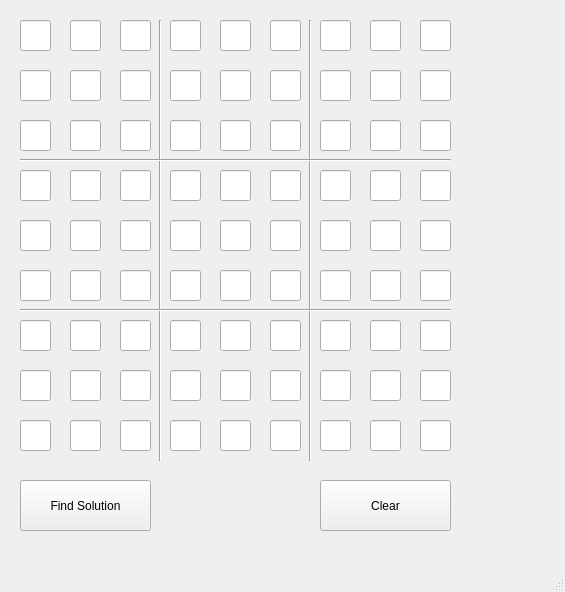
<?xml version="1.0" encoding="UTF-8"?>
<ui version="4.0">
 <class>MainWindow</class>
 <widget class="QMainWindow" name="MainWindow">
  <property name="geometry">
   <rect>
    <x>0</x>
    <y>0</y>
    <width>565</width>
    <height>592</height>
   </rect>
  </property>
  <property name="windowTitle">
   <string>MainWindow</string>
  </property>
  <property name="locale">
   <locale language="English" country="UnitedStates"/>
  </property>
  <widget class="QWidget" name="centralwidget">
   <widget class="QPushButton" name="solutionButton">
    <property name="geometry">
     <rect>
      <x>20</x>
      <y>480</y>
      <width>131</width>
      <height>51</height>
     </rect>
    </property>
    <property name="text">
     <string>Find Solution</string>
    </property>
   </widget>
   <widget class="QLineEdit" name="c0_0">
    <property name="geometry">
     <rect>
      <x>20</x>
      <y>20</y>
      <width>31</width>
      <height>31</height>
     </rect>
    </property>
    <property name="locale">
     <locale language="English" country="UnitedStates"/>
    </property>
    <property name="inputMethodHints">
     <set>Qt::ImhNone</set>
    </property>
    <property name="text">
     <string/>
    </property>
    <property name="alignment">
     <set>Qt::AlignCenter</set>
    </property>
   </widget>
   <widget class="QLineEdit" name="c0_1">
    <property name="geometry">
     <rect>
      <x>70</x>
      <y>20</y>
      <width>31</width>
      <height>31</height>
     </rect>
    </property>
    <property name="locale">
     <locale language="English" country="UnitedStates"/>
    </property>
    <property name="inputMethodHints">
     <set>Qt::ImhNone</set>
    </property>
    <property name="alignment">
     <set>Qt::AlignCenter</set>
    </property>
   </widget>
   <widget class="QLineEdit" name="c0_2">
    <property name="geometry">
     <rect>
      <x>120</x>
      <y>20</y>
      <width>31</width>
      <height>31</height>
     </rect>
    </property>
    <property name="locale">
     <locale language="English" country="UnitedStates"/>
    </property>
    <property name="inputMethodHints">
     <set>Qt::ImhNone</set>
    </property>
    <property name="alignment">
     <set>Qt::AlignCenter</set>
    </property>
   </widget>
   <widget class="QLineEdit" name="c0_3">
    <property name="geometry">
     <rect>
      <x>170</x>
      <y>20</y>
      <width>31</width>
      <height>31</height>
     </rect>
    </property>
    <property name="locale">
     <locale language="English" country="UnitedStates"/>
    </property>
    <property name="inputMethodHints">
     <set>Qt::ImhNone</set>
    </property>
    <property name="alignment">
     <set>Qt::AlignCenter</set>
    </property>
   </widget>
   <widget class="QLineEdit" name="c0_4">
    <property name="geometry">
     <rect>
      <x>220</x>
      <y>20</y>
      <width>31</width>
      <height>31</height>
     </rect>
    </property>
    <property name="locale">
     <locale language="English" country="UnitedStates"/>
    </property>
    <property name="inputMethodHints">
     <set>Qt::ImhNone</set>
    </property>
    <property name="alignment">
     <set>Qt::AlignCenter</set>
    </property>
   </widget>
   <widget class="QLineEdit" name="c0_5">
    <property name="geometry">
     <rect>
      <x>270</x>
      <y>20</y>
      <width>31</width>
      <height>31</height>
     </rect>
    </property>
    <property name="locale">
     <locale language="English" country="UnitedStates"/>
    </property>
    <property name="inputMethodHints">
     <set>Qt::ImhNone</set>
    </property>
    <property name="alignment">
     <set>Qt::AlignCenter</set>
    </property>
   </widget>
   <widget class="QLineEdit" name="c0_6">
    <property name="geometry">
     <rect>
      <x>320</x>
      <y>20</y>
      <width>31</width>
      <height>31</height>
     </rect>
    </property>
    <property name="locale">
     <locale language="English" country="UnitedStates"/>
    </property>
    <property name="inputMethodHints">
     <set>Qt::ImhNone</set>
    </property>
    <property name="alignment">
     <set>Qt::AlignCenter</set>
    </property>
   </widget>
   <widget class="QLineEdit" name="c0_7">
    <property name="geometry">
     <rect>
      <x>370</x>
      <y>20</y>
      <width>31</width>
      <height>31</height>
     </rect>
    </property>
    <property name="locale">
     <locale language="English" country="UnitedStates"/>
    </property>
    <property name="inputMethodHints">
     <set>Qt::ImhNone</set>
    </property>
    <property name="alignment">
     <set>Qt::AlignCenter</set>
    </property>
   </widget>
   <widget class="QLineEdit" name="c0_8">
    <property name="geometry">
     <rect>
      <x>420</x>
      <y>20</y>
      <width>31</width>
      <height>31</height>
     </rect>
    </property>
    <property name="locale">
     <locale language="English" country="UnitedStates"/>
    </property>
    <property name="inputMethodHints">
     <set>Qt::ImhNone</set>
    </property>
    <property name="alignment">
     <set>Qt::AlignCenter</set>
    </property>
   </widget>
   <widget class="QLineEdit" name="c1_0">
    <property name="geometry">
     <rect>
      <x>20</x>
      <y>70</y>
      <width>31</width>
      <height>31</height>
     </rect>
    </property>
    <property name="locale">
     <locale language="English" country="UnitedStates"/>
    </property>
    <property name="inputMethodHints">
     <set>Qt::ImhNone</set>
    </property>
    <property name="alignment">
     <set>Qt::AlignCenter</set>
    </property>
   </widget>
   <widget class="QLineEdit" name="c1_1">
    <property name="geometry">
     <rect>
      <x>70</x>
      <y>70</y>
      <width>31</width>
      <height>31</height>
     </rect>
    </property>
    <property name="locale">
     <locale language="English" country="UnitedStates"/>
    </property>
    <property name="inputMethodHints">
     <set>Qt::ImhNone</set>
    </property>
    <property name="alignment">
     <set>Qt::AlignCenter</set>
    </property>
   </widget>
   <widget class="QLineEdit" name="c1_2">
    <property name="geometry">
     <rect>
      <x>120</x>
      <y>70</y>
      <width>31</width>
      <height>31</height>
     </rect>
    </property>
    <property name="locale">
     <locale language="English" country="UnitedStates"/>
    </property>
    <property name="inputMethodHints">
     <set>Qt::ImhNone</set>
    </property>
    <property name="alignment">
     <set>Qt::AlignCenter</set>
    </property>
   </widget>
   <widget class="QLineEdit" name="c1_3">
    <property name="geometry">
     <rect>
      <x>170</x>
      <y>70</y>
      <width>31</width>
      <height>31</height>
     </rect>
    </property>
    <property name="locale">
     <locale language="English" country="UnitedStates"/>
    </property>
    <property name="inputMethodHints">
     <set>Qt::ImhNone</set>
    </property>
    <property name="alignment">
     <set>Qt::AlignCenter</set>
    </property>
   </widget>
   <widget class="QLineEdit" name="c1_4">
    <property name="geometry">
     <rect>
      <x>220</x>
      <y>70</y>
      <width>31</width>
      <height>31</height>
     </rect>
    </property>
    <property name="locale">
     <locale language="English" country="UnitedStates"/>
    </property>
    <property name="inputMethodHints">
     <set>Qt::ImhNone</set>
    </property>
    <property name="alignment">
     <set>Qt::AlignCenter</set>
    </property>
   </widget>
   <widget class="QLineEdit" name="c1_5">
    <property name="geometry">
     <rect>
      <x>270</x>
      <y>70</y>
      <width>31</width>
      <height>31</height>
     </rect>
    </property>
    <property name="locale">
     <locale language="English" country="UnitedStates"/>
    </property>
    <property name="inputMethodHints">
     <set>Qt::ImhNone</set>
    </property>
    <property name="alignment">
     <set>Qt::AlignCenter</set>
    </property>
   </widget>
   <widget class="QLineEdit" name="c1_6">
    <property name="geometry">
     <rect>
      <x>320</x>
      <y>70</y>
      <width>31</width>
      <height>31</height>
     </rect>
    </property>
    <property name="locale">
     <locale language="English" country="UnitedStates"/>
    </property>
    <property name="inputMethodHints">
     <set>Qt::ImhNone</set>
    </property>
    <property name="alignment">
     <set>Qt::AlignCenter</set>
    </property>
   </widget>
   <widget class="QLineEdit" name="c1_7">
    <property name="geometry">
     <rect>
      <x>370</x>
      <y>70</y>
      <width>31</width>
      <height>31</height>
     </rect>
    </property>
    <property name="locale">
     <locale language="English" country="UnitedStates"/>
    </property>
    <property name="inputMethodHints">
     <set>Qt::ImhNone</set>
    </property>
    <property name="alignment">
     <set>Qt::AlignCenter</set>
    </property>
   </widget>
   <widget class="QLineEdit" name="c1_8">
    <property name="geometry">
     <rect>
      <x>420</x>
      <y>70</y>
      <width>31</width>
      <height>31</height>
     </rect>
    </property>
    <property name="locale">
     <locale language="English" country="UnitedStates"/>
    </property>
    <property name="inputMethodHints">
     <set>Qt::ImhNone</set>
    </property>
    <property name="alignment">
     <set>Qt::AlignCenter</set>
    </property>
   </widget>
   <widget class="QLineEdit" name="c2_0">
    <property name="geometry">
     <rect>
      <x>20</x>
      <y>120</y>
      <width>31</width>
      <height>31</height>
     </rect>
    </property>
    <property name="locale">
     <locale language="English" country="UnitedStates"/>
    </property>
    <property name="inputMethodHints">
     <set>Qt::ImhNone</set>
    </property>
    <property name="alignment">
     <set>Qt::AlignCenter</set>
    </property>
   </widget>
   <widget class="QLineEdit" name="c2_1">
    <property name="geometry">
     <rect>
      <x>70</x>
      <y>120</y>
      <width>31</width>
      <height>31</height>
     </rect>
    </property>
    <property name="locale">
     <locale language="English" country="UnitedStates"/>
    </property>
    <property name="inputMethodHints">
     <set>Qt::ImhNone</set>
    </property>
    <property name="alignment">
     <set>Qt::AlignCenter</set>
    </property>
   </widget>
   <widget class="QLineEdit" name="c2_2">
    <property name="geometry">
     <rect>
      <x>120</x>
      <y>120</y>
      <width>31</width>
      <height>31</height>
     </rect>
    </property>
    <property name="locale">
     <locale language="English" country="UnitedStates"/>
    </property>
    <property name="inputMethodHints">
     <set>Qt::ImhNone</set>
    </property>
    <property name="alignment">
     <set>Qt::AlignCenter</set>
    </property>
   </widget>
   <widget class="QLineEdit" name="c2_3">
    <property name="geometry">
     <rect>
      <x>170</x>
      <y>120</y>
      <width>31</width>
      <height>31</height>
     </rect>
    </property>
    <property name="locale">
     <locale language="English" country="UnitedStates"/>
    </property>
    <property name="inputMethodHints">
     <set>Qt::ImhNone</set>
    </property>
    <property name="alignment">
     <set>Qt::AlignCenter</set>
    </property>
   </widget>
   <widget class="QLineEdit" name="c2_4">
    <property name="geometry">
     <rect>
      <x>220</x>
      <y>120</y>
      <width>31</width>
      <height>31</height>
     </rect>
    </property>
    <property name="locale">
     <locale language="English" country="UnitedStates"/>
    </property>
    <property name="inputMethodHints">
     <set>Qt::ImhNone</set>
    </property>
    <property name="alignment">
     <set>Qt::AlignCenter</set>
    </property>
   </widget>
   <widget class="QLineEdit" name="c2_5">
    <property name="geometry">
     <rect>
      <x>270</x>
      <y>120</y>
      <width>31</width>
      <height>31</height>
     </rect>
    </property>
    <property name="locale">
     <locale language="English" country="UnitedStates"/>
    </property>
    <property name="inputMethodHints">
     <set>Qt::ImhNone</set>
    </property>
    <property name="alignment">
     <set>Qt::AlignCenter</set>
    </property>
   </widget>
   <widget class="QLineEdit" name="c2_6">
    <property name="geometry">
     <rect>
      <x>320</x>
      <y>120</y>
      <width>31</width>
      <height>31</height>
     </rect>
    </property>
    <property name="locale">
     <locale language="English" country="UnitedStates"/>
    </property>
    <property name="inputMethodHints">
     <set>Qt::ImhNone</set>
    </property>
    <property name="alignment">
     <set>Qt::AlignCenter</set>
    </property>
   </widget>
   <widget class="QLineEdit" name="c2_7">
    <property name="geometry">
     <rect>
      <x>370</x>
      <y>120</y>
      <width>31</width>
      <height>31</height>
     </rect>
    </property>
    <property name="locale">
     <locale language="English" country="UnitedStates"/>
    </property>
    <property name="inputMethodHints">
     <set>Qt::ImhNone</set>
    </property>
    <property name="alignment">
     <set>Qt::AlignCenter</set>
    </property>
   </widget>
   <widget class="QLineEdit" name="c2_8">
    <property name="geometry">
     <rect>
      <x>420</x>
      <y>120</y>
      <width>31</width>
      <height>31</height>
     </rect>
    </property>
    <property name="locale">
     <locale language="English" country="UnitedStates"/>
    </property>
    <property name="inputMethodHints">
     <set>Qt::ImhNone</set>
    </property>
    <property name="alignment">
     <set>Qt::AlignCenter</set>
    </property>
   </widget>
   <widget class="QLineEdit" name="c3_0">
    <property name="geometry">
     <rect>
      <x>20</x>
      <y>170</y>
      <width>31</width>
      <height>31</height>
     </rect>
    </property>
    <property name="locale">
     <locale language="English" country="UnitedStates"/>
    </property>
    <property name="inputMethodHints">
     <set>Qt::ImhNone</set>
    </property>
    <property name="alignment">
     <set>Qt::AlignCenter</set>
    </property>
   </widget>
   <widget class="QLineEdit" name="c4_0">
    <property name="geometry">
     <rect>
      <x>20</x>
      <y>220</y>
      <width>31</width>
      <height>31</height>
     </rect>
    </property>
    <property name="locale">
     <locale language="English" country="UnitedStates"/>
    </property>
    <property name="inputMethodHints">
     <set>Qt::ImhNone</set>
    </property>
    <property name="alignment">
     <set>Qt::AlignCenter</set>
    </property>
   </widget>
   <widget class="QLineEdit" name="c5_0">
    <property name="geometry">
     <rect>
      <x>20</x>
      <y>270</y>
      <width>31</width>
      <height>31</height>
     </rect>
    </property>
    <property name="locale">
     <locale language="English" country="UnitedStates"/>
    </property>
    <property name="inputMethodHints">
     <set>Qt::ImhNone</set>
    </property>
    <property name="alignment">
     <set>Qt::AlignCenter</set>
    </property>
   </widget>
   <widget class="QLineEdit" name="c6_0">
    <property name="geometry">
     <rect>
      <x>20</x>
      <y>320</y>
      <width>31</width>
      <height>31</height>
     </rect>
    </property>
    <property name="locale">
     <locale language="English" country="UnitedStates"/>
    </property>
    <property name="inputMethodHints">
     <set>Qt::ImhNone</set>
    </property>
    <property name="alignment">
     <set>Qt::AlignCenter</set>
    </property>
   </widget>
   <widget class="QLineEdit" name="c7_0">
    <property name="geometry">
     <rect>
      <x>20</x>
      <y>370</y>
      <width>31</width>
      <height>31</height>
     </rect>
    </property>
    <property name="locale">
     <locale language="English" country="UnitedStates"/>
    </property>
    <property name="inputMethodHints">
     <set>Qt::ImhNone</set>
    </property>
    <property name="alignment">
     <set>Qt::AlignCenter</set>
    </property>
   </widget>
   <widget class="QLineEdit" name="c8_0">
    <property name="geometry">
     <rect>
      <x>20</x>
      <y>420</y>
      <width>31</width>
      <height>31</height>
     </rect>
    </property>
    <property name="locale">
     <locale language="English" country="UnitedStates"/>
    </property>
    <property name="inputMethodHints">
     <set>Qt::ImhNone</set>
    </property>
    <property name="alignment">
     <set>Qt::AlignCenter</set>
    </property>
   </widget>
   <widget class="QLineEdit" name="c4_1">
    <property name="geometry">
     <rect>
      <x>70</x>
      <y>220</y>
      <width>31</width>
      <height>31</height>
     </rect>
    </property>
    <property name="locale">
     <locale language="English" country="UnitedStates"/>
    </property>
    <property name="inputMethodHints">
     <set>Qt::ImhNone</set>
    </property>
    <property name="alignment">
     <set>Qt::AlignCenter</set>
    </property>
   </widget>
   <widget class="QLineEdit" name="c7_1">
    <property name="geometry">
     <rect>
      <x>70</x>
      <y>370</y>
      <width>31</width>
      <height>31</height>
     </rect>
    </property>
    <property name="locale">
     <locale language="English" country="UnitedStates"/>
    </property>
    <property name="inputMethodHints">
     <set>Qt::ImhNone</set>
    </property>
    <property name="alignment">
     <set>Qt::AlignCenter</set>
    </property>
   </widget>
   <widget class="QLineEdit" name="c5_1">
    <property name="geometry">
     <rect>
      <x>70</x>
      <y>270</y>
      <width>31</width>
      <height>31</height>
     </rect>
    </property>
    <property name="locale">
     <locale language="English" country="UnitedStates"/>
    </property>
    <property name="inputMethodHints">
     <set>Qt::ImhNone</set>
    </property>
    <property name="alignment">
     <set>Qt::AlignCenter</set>
    </property>
   </widget>
   <widget class="QLineEdit" name="c6_1">
    <property name="geometry">
     <rect>
      <x>70</x>
      <y>320</y>
      <width>31</width>
      <height>31</height>
     </rect>
    </property>
    <property name="locale">
     <locale language="English" country="UnitedStates"/>
    </property>
    <property name="inputMethodHints">
     <set>Qt::ImhNone</set>
    </property>
    <property name="alignment">
     <set>Qt::AlignCenter</set>
    </property>
   </widget>
   <widget class="QLineEdit" name="c3_1">
    <property name="geometry">
     <rect>
      <x>70</x>
      <y>170</y>
      <width>31</width>
      <height>31</height>
     </rect>
    </property>
    <property name="locale">
     <locale language="English" country="UnitedStates"/>
    </property>
    <property name="inputMethodHints">
     <set>Qt::ImhNone</set>
    </property>
    <property name="alignment">
     <set>Qt::AlignCenter</set>
    </property>
   </widget>
   <widget class="QLineEdit" name="c8_1">
    <property name="geometry">
     <rect>
      <x>70</x>
      <y>420</y>
      <width>31</width>
      <height>31</height>
     </rect>
    </property>
    <property name="locale">
     <locale language="English" country="UnitedStates"/>
    </property>
    <property name="inputMethodHints">
     <set>Qt::ImhNone</set>
    </property>
    <property name="alignment">
     <set>Qt::AlignCenter</set>
    </property>
   </widget>
   <widget class="QLineEdit" name="c4_2">
    <property name="geometry">
     <rect>
      <x>120</x>
      <y>220</y>
      <width>31</width>
      <height>31</height>
     </rect>
    </property>
    <property name="locale">
     <locale language="English" country="UnitedStates"/>
    </property>
    <property name="inputMethodHints">
     <set>Qt::ImhNone</set>
    </property>
    <property name="alignment">
     <set>Qt::AlignCenter</set>
    </property>
   </widget>
   <widget class="QLineEdit" name="c7_2">
    <property name="geometry">
     <rect>
      <x>120</x>
      <y>370</y>
      <width>31</width>
      <height>31</height>
     </rect>
    </property>
    <property name="locale">
     <locale language="English" country="UnitedStates"/>
    </property>
    <property name="inputMethodHints">
     <set>Qt::ImhNone</set>
    </property>
    <property name="alignment">
     <set>Qt::AlignCenter</set>
    </property>
   </widget>
   <widget class="QLineEdit" name="c5_2">
    <property name="geometry">
     <rect>
      <x>120</x>
      <y>270</y>
      <width>31</width>
      <height>31</height>
     </rect>
    </property>
    <property name="locale">
     <locale language="English" country="UnitedStates"/>
    </property>
    <property name="inputMethodHints">
     <set>Qt::ImhNone</set>
    </property>
    <property name="alignment">
     <set>Qt::AlignCenter</set>
    </property>
   </widget>
   <widget class="QLineEdit" name="c6_2">
    <property name="geometry">
     <rect>
      <x>120</x>
      <y>320</y>
      <width>31</width>
      <height>31</height>
     </rect>
    </property>
    <property name="locale">
     <locale language="English" country="UnitedStates"/>
    </property>
    <property name="inputMethodHints">
     <set>Qt::ImhNone</set>
    </property>
    <property name="alignment">
     <set>Qt::AlignCenter</set>
    </property>
   </widget>
   <widget class="QLineEdit" name="c3_2">
    <property name="geometry">
     <rect>
      <x>120</x>
      <y>170</y>
      <width>31</width>
      <height>31</height>
     </rect>
    </property>
    <property name="locale">
     <locale language="English" country="UnitedStates"/>
    </property>
    <property name="inputMethodHints">
     <set>Qt::ImhNone</set>
    </property>
    <property name="alignment">
     <set>Qt::AlignCenter</set>
    </property>
   </widget>
   <widget class="QLineEdit" name="c8_2">
    <property name="geometry">
     <rect>
      <x>120</x>
      <y>420</y>
      <width>31</width>
      <height>31</height>
     </rect>
    </property>
    <property name="locale">
     <locale language="English" country="UnitedStates"/>
    </property>
    <property name="inputMethodHints">
     <set>Qt::ImhNone</set>
    </property>
    <property name="alignment">
     <set>Qt::AlignCenter</set>
    </property>
   </widget>
   <widget class="QLineEdit" name="c4_3">
    <property name="geometry">
     <rect>
      <x>170</x>
      <y>220</y>
      <width>31</width>
      <height>31</height>
     </rect>
    </property>
    <property name="locale">
     <locale language="English" country="UnitedStates"/>
    </property>
    <property name="inputMethodHints">
     <set>Qt::ImhNone</set>
    </property>
    <property name="alignment">
     <set>Qt::AlignCenter</set>
    </property>
   </widget>
   <widget class="QLineEdit" name="c7_3">
    <property name="geometry">
     <rect>
      <x>170</x>
      <y>370</y>
      <width>31</width>
      <height>31</height>
     </rect>
    </property>
    <property name="locale">
     <locale language="English" country="UnitedStates"/>
    </property>
    <property name="inputMethodHints">
     <set>Qt::ImhNone</set>
    </property>
    <property name="alignment">
     <set>Qt::AlignCenter</set>
    </property>
   </widget>
   <widget class="QLineEdit" name="c5_3">
    <property name="geometry">
     <rect>
      <x>170</x>
      <y>270</y>
      <width>31</width>
      <height>31</height>
     </rect>
    </property>
    <property name="locale">
     <locale language="English" country="UnitedStates"/>
    </property>
    <property name="inputMethodHints">
     <set>Qt::ImhNone</set>
    </property>
    <property name="alignment">
     <set>Qt::AlignCenter</set>
    </property>
   </widget>
   <widget class="QLineEdit" name="c6_3">
    <property name="geometry">
     <rect>
      <x>170</x>
      <y>320</y>
      <width>31</width>
      <height>31</height>
     </rect>
    </property>
    <property name="locale">
     <locale language="English" country="UnitedStates"/>
    </property>
    <property name="inputMethodHints">
     <set>Qt::ImhNone</set>
    </property>
    <property name="alignment">
     <set>Qt::AlignCenter</set>
    </property>
   </widget>
   <widget class="QLineEdit" name="c3_3">
    <property name="geometry">
     <rect>
      <x>170</x>
      <y>170</y>
      <width>31</width>
      <height>31</height>
     </rect>
    </property>
    <property name="locale">
     <locale language="English" country="UnitedStates"/>
    </property>
    <property name="inputMethodHints">
     <set>Qt::ImhNone</set>
    </property>
    <property name="alignment">
     <set>Qt::AlignCenter</set>
    </property>
   </widget>
   <widget class="QLineEdit" name="c8_3">
    <property name="geometry">
     <rect>
      <x>170</x>
      <y>420</y>
      <width>31</width>
      <height>31</height>
     </rect>
    </property>
    <property name="locale">
     <locale language="English" country="UnitedStates"/>
    </property>
    <property name="inputMethodHints">
     <set>Qt::ImhNone</set>
    </property>
    <property name="alignment">
     <set>Qt::AlignCenter</set>
    </property>
   </widget>
   <widget class="QLineEdit" name="c4_4">
    <property name="geometry">
     <rect>
      <x>220</x>
      <y>220</y>
      <width>31</width>
      <height>31</height>
     </rect>
    </property>
    <property name="locale">
     <locale language="English" country="UnitedStates"/>
    </property>
    <property name="inputMethodHints">
     <set>Qt::ImhNone</set>
    </property>
    <property name="alignment">
     <set>Qt::AlignCenter</set>
    </property>
   </widget>
   <widget class="QLineEdit" name="c7_4">
    <property name="geometry">
     <rect>
      <x>220</x>
      <y>370</y>
      <width>31</width>
      <height>31</height>
     </rect>
    </property>
    <property name="locale">
     <locale language="English" country="UnitedStates"/>
    </property>
    <property name="inputMethodHints">
     <set>Qt::ImhNone</set>
    </property>
    <property name="alignment">
     <set>Qt::AlignCenter</set>
    </property>
   </widget>
   <widget class="QLineEdit" name="c5_4">
    <property name="geometry">
     <rect>
      <x>220</x>
      <y>270</y>
      <width>31</width>
      <height>31</height>
     </rect>
    </property>
    <property name="locale">
     <locale language="English" country="UnitedStates"/>
    </property>
    <property name="inputMethodHints">
     <set>Qt::ImhNone</set>
    </property>
    <property name="alignment">
     <set>Qt::AlignCenter</set>
    </property>
   </widget>
   <widget class="QLineEdit" name="c6_4">
    <property name="geometry">
     <rect>
      <x>220</x>
      <y>320</y>
      <width>31</width>
      <height>31</height>
     </rect>
    </property>
    <property name="locale">
     <locale language="English" country="UnitedStates"/>
    </property>
    <property name="inputMethodHints">
     <set>Qt::ImhNone</set>
    </property>
    <property name="alignment">
     <set>Qt::AlignCenter</set>
    </property>
   </widget>
   <widget class="QLineEdit" name="c3_4">
    <property name="geometry">
     <rect>
      <x>220</x>
      <y>170</y>
      <width>31</width>
      <height>31</height>
     </rect>
    </property>
    <property name="locale">
     <locale language="English" country="UnitedStates"/>
    </property>
    <property name="inputMethodHints">
     <set>Qt::ImhNone</set>
    </property>
    <property name="alignment">
     <set>Qt::AlignCenter</set>
    </property>
   </widget>
   <widget class="QLineEdit" name="c8_4">
    <property name="geometry">
     <rect>
      <x>220</x>
      <y>420</y>
      <width>31</width>
      <height>31</height>
     </rect>
    </property>
    <property name="locale">
     <locale language="English" country="UnitedStates"/>
    </property>
    <property name="inputMethodHints">
     <set>Qt::ImhNone</set>
    </property>
    <property name="alignment">
     <set>Qt::AlignCenter</set>
    </property>
   </widget>
   <widget class="QLineEdit" name="c4_5">
    <property name="geometry">
     <rect>
      <x>270</x>
      <y>220</y>
      <width>31</width>
      <height>31</height>
     </rect>
    </property>
    <property name="locale">
     <locale language="English" country="UnitedStates"/>
    </property>
    <property name="inputMethodHints">
     <set>Qt::ImhNone</set>
    </property>
    <property name="alignment">
     <set>Qt::AlignCenter</set>
    </property>
   </widget>
   <widget class="QLineEdit" name="c7_5">
    <property name="geometry">
     <rect>
      <x>270</x>
      <y>370</y>
      <width>31</width>
      <height>31</height>
     </rect>
    </property>
    <property name="locale">
     <locale language="English" country="UnitedStates"/>
    </property>
    <property name="inputMethodHints">
     <set>Qt::ImhNone</set>
    </property>
    <property name="alignment">
     <set>Qt::AlignCenter</set>
    </property>
   </widget>
   <widget class="QLineEdit" name="c5_5">
    <property name="geometry">
     <rect>
      <x>270</x>
      <y>270</y>
      <width>31</width>
      <height>31</height>
     </rect>
    </property>
    <property name="locale">
     <locale language="English" country="UnitedStates"/>
    </property>
    <property name="inputMethodHints">
     <set>Qt::ImhNone</set>
    </property>
    <property name="alignment">
     <set>Qt::AlignCenter</set>
    </property>
   </widget>
   <widget class="QLineEdit" name="c6_5">
    <property name="geometry">
     <rect>
      <x>270</x>
      <y>320</y>
      <width>31</width>
      <height>31</height>
     </rect>
    </property>
    <property name="locale">
     <locale language="English" country="UnitedStates"/>
    </property>
    <property name="inputMethodHints">
     <set>Qt::ImhNone</set>
    </property>
    <property name="alignment">
     <set>Qt::AlignCenter</set>
    </property>
   </widget>
   <widget class="QLineEdit" name="c3_5">
    <property name="geometry">
     <rect>
      <x>270</x>
      <y>170</y>
      <width>31</width>
      <height>31</height>
     </rect>
    </property>
    <property name="locale">
     <locale language="English" country="UnitedStates"/>
    </property>
    <property name="inputMethodHints">
     <set>Qt::ImhNone</set>
    </property>
    <property name="alignment">
     <set>Qt::AlignCenter</set>
    </property>
   </widget>
   <widget class="QLineEdit" name="c8_5">
    <property name="geometry">
     <rect>
      <x>270</x>
      <y>420</y>
      <width>31</width>
      <height>31</height>
     </rect>
    </property>
    <property name="locale">
     <locale language="English" country="UnitedStates"/>
    </property>
    <property name="inputMethodHints">
     <set>Qt::ImhNone</set>
    </property>
    <property name="alignment">
     <set>Qt::AlignCenter</set>
    </property>
   </widget>
   <widget class="QLineEdit" name="c4_6">
    <property name="geometry">
     <rect>
      <x>320</x>
      <y>220</y>
      <width>31</width>
      <height>31</height>
     </rect>
    </property>
    <property name="locale">
     <locale language="English" country="UnitedStates"/>
    </property>
    <property name="inputMethodHints">
     <set>Qt::ImhNone</set>
    </property>
    <property name="alignment">
     <set>Qt::AlignCenter</set>
    </property>
   </widget>
   <widget class="QLineEdit" name="c7_6">
    <property name="geometry">
     <rect>
      <x>320</x>
      <y>370</y>
      <width>31</width>
      <height>31</height>
     </rect>
    </property>
    <property name="locale">
     <locale language="English" country="UnitedStates"/>
    </property>
    <property name="inputMethodHints">
     <set>Qt::ImhNone</set>
    </property>
    <property name="alignment">
     <set>Qt::AlignCenter</set>
    </property>
   </widget>
   <widget class="QLineEdit" name="c5_6">
    <property name="geometry">
     <rect>
      <x>320</x>
      <y>270</y>
      <width>31</width>
      <height>31</height>
     </rect>
    </property>
    <property name="locale">
     <locale language="English" country="UnitedStates"/>
    </property>
    <property name="inputMethodHints">
     <set>Qt::ImhNone</set>
    </property>
    <property name="alignment">
     <set>Qt::AlignCenter</set>
    </property>
   </widget>
   <widget class="QLineEdit" name="c6_6">
    <property name="geometry">
     <rect>
      <x>320</x>
      <y>320</y>
      <width>31</width>
      <height>31</height>
     </rect>
    </property>
    <property name="locale">
     <locale language="English" country="UnitedStates"/>
    </property>
    <property name="inputMethodHints">
     <set>Qt::ImhNone</set>
    </property>
    <property name="alignment">
     <set>Qt::AlignCenter</set>
    </property>
   </widget>
   <widget class="QLineEdit" name="c3_6">
    <property name="geometry">
     <rect>
      <x>320</x>
      <y>170</y>
      <width>31</width>
      <height>31</height>
     </rect>
    </property>
    <property name="locale">
     <locale language="English" country="UnitedStates"/>
    </property>
    <property name="inputMethodHints">
     <set>Qt::ImhNone</set>
    </property>
    <property name="alignment">
     <set>Qt::AlignCenter</set>
    </property>
   </widget>
   <widget class="QLineEdit" name="c8_6">
    <property name="geometry">
     <rect>
      <x>320</x>
      <y>420</y>
      <width>31</width>
      <height>31</height>
     </rect>
    </property>
    <property name="locale">
     <locale language="English" country="UnitedStates"/>
    </property>
    <property name="inputMethodHints">
     <set>Qt::ImhNone</set>
    </property>
    <property name="alignment">
     <set>Qt::AlignCenter</set>
    </property>
   </widget>
   <widget class="QLineEdit" name="c4_7">
    <property name="geometry">
     <rect>
      <x>370</x>
      <y>220</y>
      <width>31</width>
      <height>31</height>
     </rect>
    </property>
    <property name="locale">
     <locale language="English" country="UnitedStates"/>
    </property>
    <property name="inputMethodHints">
     <set>Qt::ImhNone</set>
    </property>
    <property name="alignment">
     <set>Qt::AlignCenter</set>
    </property>
   </widget>
   <widget class="QLineEdit" name="c7_7">
    <property name="geometry">
     <rect>
      <x>370</x>
      <y>370</y>
      <width>31</width>
      <height>31</height>
     </rect>
    </property>
    <property name="locale">
     <locale language="English" country="UnitedStates"/>
    </property>
    <property name="inputMethodHints">
     <set>Qt::ImhNone</set>
    </property>
    <property name="alignment">
     <set>Qt::AlignCenter</set>
    </property>
   </widget>
   <widget class="QLineEdit" name="c5_7">
    <property name="geometry">
     <rect>
      <x>370</x>
      <y>270</y>
      <width>31</width>
      <height>31</height>
     </rect>
    </property>
    <property name="locale">
     <locale language="English" country="UnitedStates"/>
    </property>
    <property name="inputMethodHints">
     <set>Qt::ImhNone</set>
    </property>
    <property name="alignment">
     <set>Qt::AlignCenter</set>
    </property>
   </widget>
   <widget class="QLineEdit" name="c6_7">
    <property name="geometry">
     <rect>
      <x>370</x>
      <y>320</y>
      <width>31</width>
      <height>31</height>
     </rect>
    </property>
    <property name="locale">
     <locale language="English" country="UnitedStates"/>
    </property>
    <property name="inputMethodHints">
     <set>Qt::ImhNone</set>
    </property>
    <property name="alignment">
     <set>Qt::AlignCenter</set>
    </property>
   </widget>
   <widget class="QLineEdit" name="c3_7">
    <property name="geometry">
     <rect>
      <x>370</x>
      <y>170</y>
      <width>31</width>
      <height>31</height>
     </rect>
    </property>
    <property name="locale">
     <locale language="English" country="UnitedStates"/>
    </property>
    <property name="inputMethodHints">
     <set>Qt::ImhNone</set>
    </property>
    <property name="alignment">
     <set>Qt::AlignCenter</set>
    </property>
   </widget>
   <widget class="QLineEdit" name="c8_7">
    <property name="geometry">
     <rect>
      <x>370</x>
      <y>420</y>
      <width>31</width>
      <height>31</height>
     </rect>
    </property>
    <property name="locale">
     <locale language="English" country="UnitedStates"/>
    </property>
    <property name="inputMethodHints">
     <set>Qt::ImhNone</set>
    </property>
    <property name="alignment">
     <set>Qt::AlignCenter</set>
    </property>
   </widget>
   <widget class="QLineEdit" name="c4_8">
    <property name="geometry">
     <rect>
      <x>420</x>
      <y>220</y>
      <width>31</width>
      <height>31</height>
     </rect>
    </property>
    <property name="locale">
     <locale language="English" country="UnitedStates"/>
    </property>
    <property name="inputMethodHints">
     <set>Qt::ImhNone</set>
    </property>
    <property name="alignment">
     <set>Qt::AlignCenter</set>
    </property>
   </widget>
   <widget class="QLineEdit" name="c7_8">
    <property name="geometry">
     <rect>
      <x>420</x>
      <y>370</y>
      <width>31</width>
      <height>31</height>
     </rect>
    </property>
    <property name="locale">
     <locale language="English" country="UnitedStates"/>
    </property>
    <property name="inputMethodHints">
     <set>Qt::ImhNone</set>
    </property>
    <property name="alignment">
     <set>Qt::AlignCenter</set>
    </property>
   </widget>
   <widget class="QLineEdit" name="c5_8">
    <property name="geometry">
     <rect>
      <x>420</x>
      <y>270</y>
      <width>31</width>
      <height>31</height>
     </rect>
    </property>
    <property name="locale">
     <locale language="English" country="UnitedStates"/>
    </property>
    <property name="inputMethodHints">
     <set>Qt::ImhNone</set>
    </property>
    <property name="alignment">
     <set>Qt::AlignCenter</set>
    </property>
   </widget>
   <widget class="QLineEdit" name="c6_8">
    <property name="geometry">
     <rect>
      <x>420</x>
      <y>320</y>
      <width>31</width>
      <height>31</height>
     </rect>
    </property>
    <property name="locale">
     <locale language="English" country="UnitedStates"/>
    </property>
    <property name="inputMethodHints">
     <set>Qt::ImhNone</set>
    </property>
    <property name="alignment">
     <set>Qt::AlignCenter</set>
    </property>
   </widget>
   <widget class="QLineEdit" name="c3_8">
    <property name="geometry">
     <rect>
      <x>420</x>
      <y>170</y>
      <width>31</width>
      <height>31</height>
     </rect>
    </property>
    <property name="locale">
     <locale language="English" country="UnitedStates"/>
    </property>
    <property name="inputMethodHints">
     <set>Qt::ImhNone</set>
    </property>
    <property name="alignment">
     <set>Qt::AlignCenter</set>
    </property>
   </widget>
   <widget class="QLineEdit" name="c8_8">
    <property name="geometry">
     <rect>
      <x>420</x>
      <y>420</y>
      <width>31</width>
      <height>31</height>
     </rect>
    </property>
    <property name="locale">
     <locale language="English" country="UnitedStates"/>
    </property>
    <property name="inputMethodHints">
     <set>Qt::ImhNone</set>
    </property>
    <property name="alignment">
     <set>Qt::AlignCenter</set>
    </property>
   </widget>
   <widget class="Line" name="line">
    <property name="geometry">
     <rect>
      <x>150</x>
      <y>20</y>
      <width>21</width>
      <height>441</height>
     </rect>
    </property>
    <property name="orientation">
     <enum>Qt::Vertical</enum>
    </property>
   </widget>
   <widget class="Line" name="line_2">
    <property name="geometry">
     <rect>
      <x>300</x>
      <y>20</y>
      <width>21</width>
      <height>441</height>
     </rect>
    </property>
    <property name="orientation">
     <enum>Qt::Vertical</enum>
    </property>
   </widget>
   <widget class="Line" name="line_3">
    <property name="geometry">
     <rect>
      <x>20</x>
      <y>150</y>
      <width>431</width>
      <height>21</height>
     </rect>
    </property>
    <property name="orientation">
     <enum>Qt::Horizontal</enum>
    </property>
   </widget>
   <widget class="Line" name="line_4">
    <property name="geometry">
     <rect>
      <x>20</x>
      <y>300</y>
      <width>431</width>
      <height>21</height>
     </rect>
    </property>
    <property name="orientation">
     <enum>Qt::Horizontal</enum>
    </property>
   </widget>
   <widget class="QPushButton" name="clearButton">
    <property name="geometry">
     <rect>
      <x>320</x>
      <y>480</y>
      <width>131</width>
      <height>51</height>
     </rect>
    </property>
    <property name="text">
     <string>Clear</string>
    </property>
   </widget>
  </widget>
  <widget class="QStatusBar" name="statusbar"/>
 </widget>
 <resources/>
 <connections/>
</ui>
